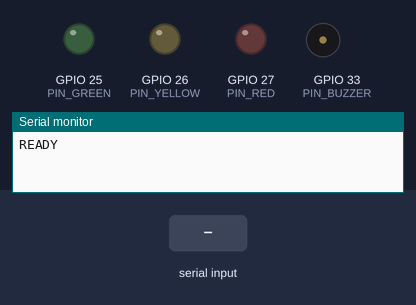
This program was run on a simulated ESP32. On the bench: output pins drawn as LEDs (lit = HIGH), buzzer (waves = sounding, pin HIGH), the last lines printed to the serial monitor. The test bench sets the inputs (shaded band).

Above: at 1.2 s.
1.3 s: "RED\n" received over Serial
At 3.0 s:
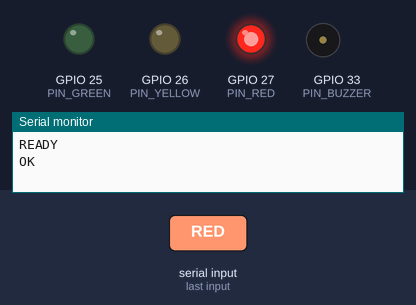
4.3 s: "GREEN\n" received over Serial
At 5.5 s:
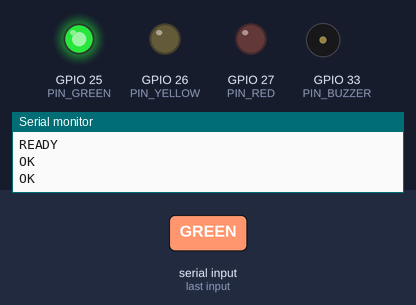
5.8 s: "YELLOW\n" received over Serial
At 6.9 s:
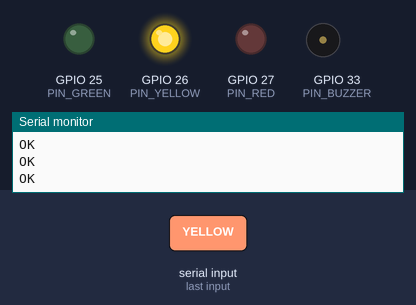
7.3 s: "OFF\n" received over Serial
At 8.0 s:
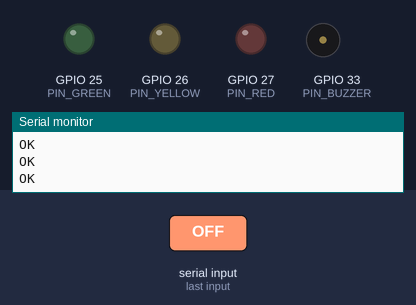
8.8 s: "FAULT\n" received over Serial
Timing chart, 0 to 12.8 s (numbered marks = the images above; inputs shaded):
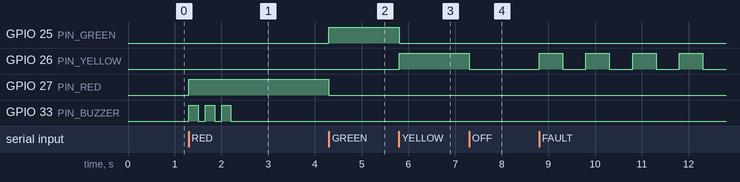

Measured:
- after the input at 1.3 s, GPIO 27 (PIN_RED): LOW → HIGH at once; GPIO 33 (PIN_BUZZER): alternates HIGH for 0.20 s and LOW for 0.15 s, 6 changes in all, then stays LOW, starting at once
- after the input at 4.3 s, GPIO 25 (PIN_GREEN): LOW → HIGH at once; GPIO 27 (PIN_RED): HIGH → LOW at once
- after the input at 5.8 s, GPIO 25 (PIN_GREEN): HIGH → LOW at once; GPIO 26 (PIN_YELLOW): LOW → HIGH at once
- after the input at 7.3 s, GPIO 26 (PIN_YELLOW): HIGH → LOW at once

The program:

main.cpp
```cpp
/*
  SAFEWORK AI - Firmware indikator (ESP32 DevKit)

  Tiga LED (hijau, kuning, merah) dan buzzer aktif lewat transistor NPN.
  Dikendalikan laptop lewat USB Serial, 115200 baud, satu perintah per baris:

      GREEN | YELLOW | RED | OFF | FAULT | TEST | PING

  Balasan ke laptop: READY (saat boot), OK, PONG, ERR.

  Mode aman: bila tidak ada perintah/PING selama LINK_TIMEOUT_MS, lampu kuning berkedip supaya
  lampu hijau yang lama tidak menyesatkan. Perintah valid berikutnya memulihkan sambungan; lampu
  mati sampai laptop mengirim status baru. Perintah FAULT dari laptop (mis. kamera terputus)
  menghasilkan tampilan yang sama (kuning berkedip).

  Pengkabelan (ESP32 DevKit V1):
    GPIO25 -> resistor 220-330 ohm -> anoda LED hijau,  katoda ke GND
    GPIO26 -> resistor 220-330 ohm -> anoda LED kuning, katoda ke GND
    GPIO27 -> resistor 220-330 ohm -> anoda LED merah,  katoda ke GND
    GPIO33 -> resistor 1 kohm -> basis transistor NPN (mis. 2N2222, BC547, atau S8050)
              emitor ke GND, kolektor ke kaki (-) buzzer, kaki (+) buzzer ke VIN (5V dari USB)
*/

#include <Arduino.h>
#include <ctype.h>
#include <string.h>

constexpr uint8_t PIN_GREEN = 25;
constexpr uint8_t PIN_YELLOW = 26;
constexpr uint8_t PIN_RED = 27;
constexpr uint8_t PIN_BUZZER = 33;

constexpr unsigned long LINK_TIMEOUT_MS = 5000;  // tanpa perintah selama ini => mode aman
constexpr unsigned long BLINK_MS = 500;          // kedip kuning pada mode aman
constexpr uint8_t RED_BEEPS = 3;                 // jumlah bip saat status merah
constexpr unsigned long BEEP_ON_MS = 200;
constexpr unsigned long BEEP_OFF_MS = 150;

enum Mode : uint8_t { MODE_OFF, MODE_GREEN, MODE_YELLOW, MODE_RED, MODE_FAULT };

Mode mode = MODE_OFF;
bool linkLost = false;
unsigned long lastRxMs = 0;

bool buzzerOn = false;
uint8_t beepsLeft = 0;
unsigned long buzzerChangedMs = 0;

bool blinkLit = false;          // keadaan kedip lampu kuning pada MODE_FAULT
unsigned long lastBlinkMs = 0;

char lineBuf[24];
uint8_t lineLen = 0;

void setLeds(bool green, bool yellow, bool red) {
  digitalWrite(PIN_GREEN, green ? HIGH : LOW);
  digitalWrite(PIN_YELLOW, yellow ? HIGH : LOW);
  digitalWrite(PIN_RED, red ? HIGH : LOW);
}

void setBuzzer(bool on) {
  digitalWrite(PIN_BUZZER, on ? HIGH : LOW);
  buzzerOn = on;
  buzzerChangedMs = millis();
}

// Bunyikan buzzer `count` kali tanpa menahan loop(). count = 0 membatalkan bunyi.
void startBeeps(uint8_t count) {
  beepsLeft = count;
  setBuzzer(count > 0);
}

void updateBuzzer() {
  const unsigned long now = millis();
  if (buzzerOn) {
    if (now - buzzerChangedMs >= BEEP_ON_MS) {
      setBuzzer(false);
      if (beepsLeft > 0) beepsLeft--;
    }
  } else if (beepsLeft > 0 && now - buzzerChangedMs >= BEEP_OFF_MS) {
    setBuzzer(true);
  }
}

void showLeds(Mode m) {
  switch (m) {
    case MODE_GREEN:  setLeds(true, false, false); break;
    case MODE_YELLOW: setLeds(false, true, false); break;
    case MODE_RED:    setLeds(false, false, true); break;
    default:          setLeds(false, false, false); break;  // OFF; FAULT dikedipkan di loop()
  }
}

// Perintah yang sama berulang tidak mengulang bunyi (idempoten).
void applyMode(Mode next) {
  if (next == mode) return;
  mode = next;
  showLeds(mode);
  startBeeps(mode == MODE_RED ? RED_BEEPS : 0);
  if (mode == MODE_FAULT) {  // mulai berkedip segera: fase pertama = menyala
    blinkLit = false;
    lastBlinkMs = millis() - BLINK_MS;
  }
}

// Uji: hijau, kuning, merah + bip singkat, lalu kembali ke keadaan semula (menahan loop() +-1,5 detik).
void runTest() {
  const Mode previous = mode;
  startBeeps(0);
  setLeds(true, false, false);
  delay(400);
  setLeds(false, true, false);
  delay(400);
  setLeds(false, false, true);
  setBuzzer(true);
  delay(250);
  setBuzzer(false);
  delay(400);
  showLeds(previous);
  lastRxMs = millis();
}

void handleCommand(const char *cmd) {
  lastRxMs = millis();
  if (linkLost) {  // sambungan pulih: lampu mati sampai laptop mengirim status baru
    linkLost = false;
    applyMode(MODE_OFF);
  }
  if (strcmp(cmd, "PING") == 0) {
    Serial.println("PONG");
    return;
  }
  if (strcmp(cmd, "GREEN") == 0) applyMode(MODE_GREEN);
  else if (strcmp(cmd, "YELLOW") == 0) applyMode(MODE_YELLOW);
  else if (strcmp(cmd, "RED") == 0) applyMode(MODE_RED);
  else if (strcmp(cmd, "OFF") == 0) applyMode(MODE_OFF);
  else if (strcmp(cmd, "FAULT") == 0) applyMode(MODE_FAULT);
  else if (strcmp(cmd, "TEST") == 0) runTest();
  else {
    Serial.println("ERR");
    return;
  }
  Serial.println("OK");
}

void readSerial() {
  while (Serial.available() > 0) {
    const char c = (char)Serial.read();
    if (c == '\r') continue;
    if (c == '\n') {
      lineBuf[lineLen] = '\0';
      if (lineLen > 0) {
        for (uint8_t i = 0; i < lineLen; i++) lineBuf[i] = (char)toupper((unsigned char)lineBuf[i]);
        handleCommand(lineBuf);
      }
      lineLen = 0;
    } else if (lineLen < sizeof(lineBuf) - 1) {
      lineBuf[lineLen++] = c;
    } else {
      lineLen = 0;  // baris terlalu panjang: buang
    }
  }
}

void setup() {
  pinMode(PIN_GREEN, OUTPUT);
  pinMode(PIN_YELLOW, OUTPUT);
  pinMode(PIN_RED, OUTPUT);
  pinMode(PIN_BUZZER, OUTPUT);
  setLeds(false, false, false);
  setBuzzer(false);
  Serial.begin(115200);
  lastRxMs = millis();
  Serial.println("READY");
}

void loop() {
  readSerial();
  updateBuzzer();

  if (!linkLost && millis() - lastRxMs > LINK_TIMEOUT_MS) {
    linkLost = true;
    applyMode(MODE_FAULT);
  }

  if (mode == MODE_FAULT && millis() - lastBlinkMs >= BLINK_MS) {  // FAULT dari laptop maupun sambungan putus
    lastBlinkMs = millis();
    blinkLit = !blinkLit;
    setLeds(false, blinkLit, false);
  }
}
```
